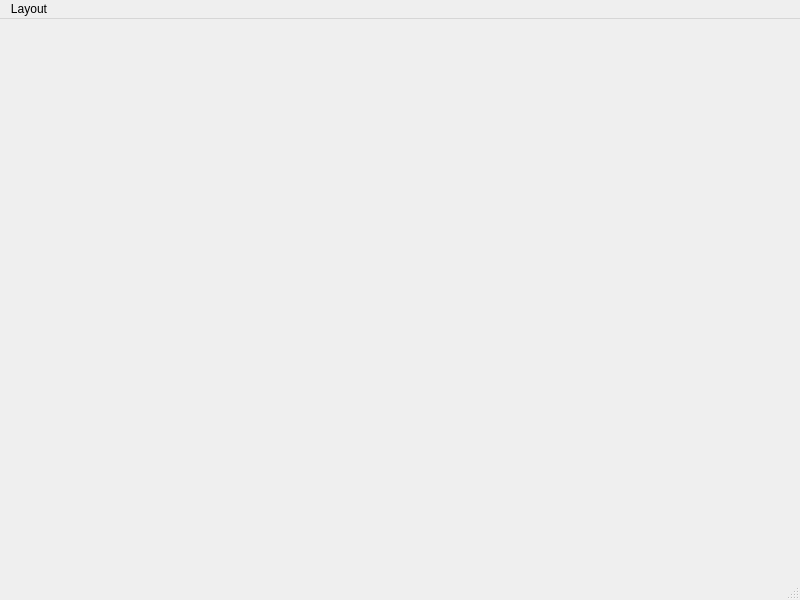
<?xml version="1.0" encoding="UTF-8"?>
<ui version="4.0">
 <class>MainWindow</class>
 <widget class="QMainWindow" name="MainWindow">
  <property name="geometry">
   <rect>
    <x>0</x>
    <y>0</y>
    <width>800</width>
    <height>600</height>
   </rect>
  </property>
  <property name="windowTitle">
   <string>MainWindow</string>
  </property>
  <widget class="QWidget" name="centralwidget">
   <widget class="QWidget" name="horizontalLayoutWidget">
    <property name="geometry">
     <rect>
      <x>40</x>
      <y>50</y>
      <width>711</width>
      <height>491</height>
     </rect>
    </property>
    <layout class="QHBoxLayout" name="ViewportLayout"/>
   </widget>
  </widget>
  <widget class="QMenuBar" name="menubar">
   <property name="geometry">
    <rect>
     <x>0</x>
     <y>0</y>
     <width>800</width>
     <height>21</height>
    </rect>
   </property>
   <widget class="QMenu" name="menuLayout">
    <property name="title">
     <string>Layout</string>
    </property>
    <widget class="QMenu" name="menuAdd">
     <property name="title">
      <string>Add</string>
     </property>
     <addaction name="action2D_Viewport"/>
     <addaction name="action3D_Viewport"/>
     <addaction name="actionData_Manager"/>
    </widget>
    <addaction name="menuAdd"/>
   </widget>
   <addaction name="menuLayout"/>
  </widget>
  <widget class="QStatusBar" name="statusbar"/>
  <action name="actionAdd">
   <property name="text">
    <string>Add</string>
   </property>
  </action>
  <action name="action2D_Viewport">
   <property name="text">
    <string>2D Viewport</string>
   </property>
  </action>
  <action name="action3D_Viewport">
   <property name="text">
    <string>3D Viewport</string>
   </property>
  </action>
  <action name="actionData_Manager">
   <property name="text">
    <string>Data Manager</string>
   </property>
  </action>
 </widget>
 <resources/>
 <connections/>
</ui>
